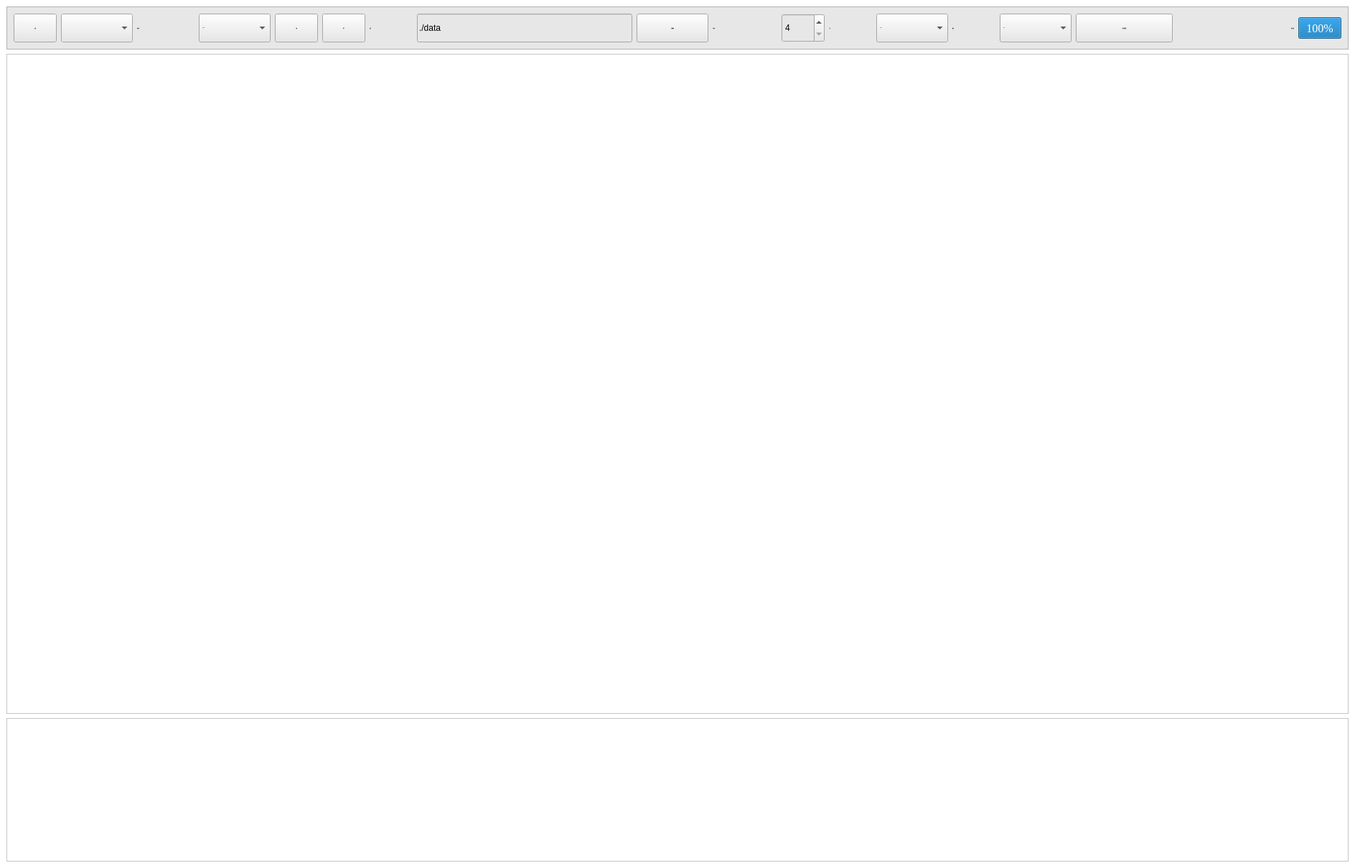
<?xml version="1.0" encoding="UTF-8"?>
<ui version="4.0">
 <class>MainWindow</class>
 <widget class="QMainWindow" name="MainWindow">
  <property name="geometry">
   <rect>
    <x>0</x>
    <y>0</y>
    <width>1888</width>
    <height>1210</height>
   </rect>
  </property>
  <property name="windowTitle">
   <string>MainWindow</string>
  </property>
  <property name="styleSheet">
   <string notr="true">background-color: rgb(255, 255, 255);</string>
  </property>
  <widget class="QWidget" name="centralwidget">
   <layout class="QVBoxLayout" name="verticalLayout_2">
    <item>
     <widget class="QFrame" name="frame_2">
      <property name="minimumSize">
       <size>
        <width>0</width>
        <height>60</height>
       </size>
      </property>
      <property name="maximumSize">
       <size>
        <width>16777215</width>
        <height>60</height>
       </size>
      </property>
      <property name="styleSheet">
       <string notr="true">background-color: rgb(231, 231, 231);</string>
      </property>
      <property name="frameShape">
       <enum>QFrame::StyledPanel</enum>
      </property>
      <property name="frameShadow">
       <enum>QFrame::Raised</enum>
      </property>
      <layout class="QHBoxLayout" name="horizontalLayout">
       <item>
        <widget class="QPushButton" name="updatecom_btn">
         <property name="minimumSize">
          <size>
           <width>60</width>
           <height>40</height>
          </size>
         </property>
         <property name="maximumSize">
          <size>
           <width>60</width>
           <height>40</height>
          </size>
         </property>
         <property name="font">
          <font>
           <family>微软雅黑</family>
           <pointsize>-1</pointsize>
           <weight>50</weight>
           <italic>false</italic>
           <bold>false</bold>
          </font>
         </property>
         <property name="styleSheet">
          <string notr="true">font: 20px &quot;微软雅黑&quot;;</string>
         </property>
         <property name="text">
          <string>设备</string>
         </property>
        </widget>
       </item>
       <item>
        <widget class="QComboBox" name="device_cmb">
         <property name="minimumSize">
          <size>
           <width>100</width>
           <height>40</height>
          </size>
         </property>
         <property name="maximumSize">
          <size>
           <width>100</width>
           <height>40</height>
          </size>
         </property>
         <property name="font">
          <font>
           <family>Times New Roman</family>
           <pointsize>-1</pointsize>
           <weight>50</weight>
           <italic>false</italic>
           <bold>false</bold>
          </font>
         </property>
         <property name="styleSheet">
          <string notr="true">font:20px &quot;Times New Roman&quot;;</string>
         </property>
        </widget>
       </item>
       <item>
        <widget class="QLabel" name="label_6">
         <property name="minimumSize">
          <size>
           <width>80</width>
           <height>40</height>
          </size>
         </property>
         <property name="maximumSize">
          <size>
           <width>80</width>
           <height>40</height>
          </size>
         </property>
         <property name="font">
          <font>
           <family>微软雅黑</family>
           <pointsize>-1</pointsize>
           <weight>50</weight>
           <italic>false</italic>
           <bold>false</bold>
          </font>
         </property>
         <property name="styleSheet">
          <string notr="true">font: 20px &quot;微软雅黑&quot;;</string>
         </property>
         <property name="text">
          <string>波特率：</string>
         </property>
        </widget>
       </item>
       <item>
        <widget class="QComboBox" name="baud_cmb">
         <property name="minimumSize">
          <size>
           <width>100</width>
           <height>40</height>
          </size>
         </property>
         <property name="maximumSize">
          <size>
           <width>100</width>
           <height>40</height>
          </size>
         </property>
         <property name="font">
          <font>
           <family>Times New Roman</family>
           <pointsize>-1</pointsize>
           <weight>50</weight>
           <italic>false</italic>
           <bold>false</bold>
          </font>
         </property>
         <property name="styleSheet">
          <string notr="true">font:20px &quot;Times New Roman&quot;;</string>
         </property>
         <property name="currentIndex">
          <number>2</number>
         </property>
         <item>
          <property name="text">
           <string>115200</string>
          </property>
         </item>
         <item>
          <property name="text">
           <string>230400</string>
          </property>
         </item>
         <item>
          <property name="text">
           <string>460800</string>
          </property>
         </item>
         <item>
          <property name="text">
           <string>921600</string>
          </property>
         </item>
        </widget>
       </item>
       <item>
        <widget class="QPushButton" name="startacq_btn">
         <property name="minimumSize">
          <size>
           <width>60</width>
           <height>40</height>
          </size>
         </property>
         <property name="maximumSize">
          <size>
           <width>60</width>
           <height>40</height>
          </size>
         </property>
         <property name="font">
          <font>
           <family>微软雅黑</family>
           <pointsize>-1</pointsize>
           <weight>50</weight>
           <italic>false</italic>
           <bold>false</bold>
          </font>
         </property>
         <property name="styleSheet">
          <string notr="true">font: 20px &quot;微软雅黑&quot;;</string>
         </property>
         <property name="text">
          <string>开始</string>
         </property>
        </widget>
       </item>
       <item>
        <widget class="QPushButton" name="stopacq_btn">
         <property name="minimumSize">
          <size>
           <width>60</width>
           <height>40</height>
          </size>
         </property>
         <property name="maximumSize">
          <size>
           <width>60</width>
           <height>40</height>
          </size>
         </property>
         <property name="font">
          <font>
           <family>微软雅黑</family>
           <pointsize>-1</pointsize>
           <weight>50</weight>
           <italic>false</italic>
           <bold>false</bold>
          </font>
         </property>
         <property name="styleSheet">
          <string notr="true">font: 20px &quot;微软雅黑&quot;;</string>
         </property>
         <property name="text">
          <string>停止</string>
         </property>
        </widget>
       </item>
       <item>
        <widget class="QLabel" name="label_2">
         <property name="minimumSize">
          <size>
           <width>60</width>
           <height>40</height>
          </size>
         </property>
         <property name="maximumSize">
          <size>
           <width>60</width>
           <height>40</height>
          </size>
         </property>
         <property name="font">
          <font>
           <family>微软雅黑</family>
           <pointsize>-1</pointsize>
           <weight>50</weight>
           <italic>false</italic>
           <bold>false</bold>
          </font>
         </property>
         <property name="styleSheet">
          <string notr="true">font: 20px &quot;微软雅黑&quot;;</string>
         </property>
         <property name="text">
          <string>路径：</string>
         </property>
        </widget>
       </item>
       <item>
        <widget class="QLineEdit" name="path_edit">
         <property name="minimumSize">
          <size>
           <width>300</width>
           <height>40</height>
          </size>
         </property>
         <property name="maximumSize">
          <size>
           <width>300</width>
           <height>40</height>
          </size>
         </property>
         <property name="styleSheet">
          <string notr="true">font:18px &quot;Times New Roman&quot;;
font: 18px &quot;宋体&quot;;</string>
         </property>
         <property name="text">
          <string>./data</string>
         </property>
        </widget>
       </item>
       <item>
        <widget class="QPushButton" name="save_btn">
         <property name="minimumSize">
          <size>
           <width>100</width>
           <height>40</height>
          </size>
         </property>
         <property name="maximumSize">
          <size>
           <width>100</width>
           <height>40</height>
          </size>
         </property>
         <property name="font">
          <font>
           <family>微软雅黑</family>
           <pointsize>-1</pointsize>
           <weight>50</weight>
           <italic>false</italic>
           <bold>false</bold>
          </font>
         </property>
         <property name="styleSheet">
          <string notr="true">font: 20px &quot;微软雅黑&quot;;</string>
         </property>
         <property name="text">
          <string>保存数据</string>
         </property>
        </widget>
       </item>
       <item>
        <widget class="QLabel" name="label_3">
         <property name="minimumSize">
          <size>
           <width>90</width>
           <height>40</height>
          </size>
         </property>
         <property name="maximumSize">
          <size>
           <width>90</width>
           <height>40</height>
          </size>
         </property>
         <property name="font">
          <font>
           <family>微软雅黑</family>
           <pointsize>-1</pointsize>
           <weight>50</weight>
           <italic>false</italic>
           <bold>false</bold>
          </font>
         </property>
         <property name="styleSheet">
          <string notr="true">font: 20px &quot;微软雅黑&quot;;</string>
         </property>
         <property name="text">
          <string>X轴(秒)：</string>
         </property>
        </widget>
       </item>
       <item>
        <widget class="QSpinBox" name="xrange_sbx">
         <property name="minimumSize">
          <size>
           <width>60</width>
           <height>40</height>
          </size>
         </property>
         <property name="maximumSize">
          <size>
           <width>60</width>
           <height>40</height>
          </size>
         </property>
         <property name="styleSheet">
          <string notr="true">font:20px &quot;Times New Roman&quot;;</string>
         </property>
         <property name="minimum">
          <number>4</number>
         </property>
         <property name="maximum">
          <number>60</number>
         </property>
         <property name="singleStep">
          <number>2</number>
         </property>
         <property name="value">
          <number>4</number>
         </property>
        </widget>
       </item>
       <item>
        <widget class="QLabel" name="label_4">
         <property name="minimumSize">
          <size>
           <width>60</width>
           <height>40</height>
          </size>
         </property>
         <property name="maximumSize">
          <size>
           <width>60</width>
           <height>40</height>
          </size>
         </property>
         <property name="font">
          <font>
           <family>微软雅黑</family>
           <pointsize>-1</pointsize>
           <weight>50</weight>
           <italic>false</italic>
           <bold>false</bold>
          </font>
         </property>
         <property name="styleSheet">
          <string notr="true">font: 20px &quot;微软雅黑&quot;;</string>
         </property>
         <property name="text">
          <string> Y轴：</string>
         </property>
        </widget>
       </item>
       <item>
        <widget class="QComboBox" name="yrange_cmb">
         <property name="minimumSize">
          <size>
           <width>100</width>
           <height>40</height>
          </size>
         </property>
         <property name="maximumSize">
          <size>
           <width>100</width>
           <height>40</height>
          </size>
         </property>
         <property name="font">
          <font>
           <family>Times New Roman</family>
           <pointsize>-1</pointsize>
           <weight>50</weight>
           <italic>false</italic>
           <bold>false</bold>
          </font>
         </property>
         <property name="styleSheet">
          <string notr="true">font:20px &quot;Times New Roman&quot;;</string>
         </property>
         <property name="currentIndex">
          <number>3</number>
         </property>
         <item>
          <property name="text">
           <string>20uV</string>
          </property>
         </item>
         <item>
          <property name="text">
           <string>50uV</string>
          </property>
         </item>
         <item>
          <property name="text">
           <string>100uV</string>
          </property>
         </item>
         <item>
          <property name="text">
           <string>200uV</string>
          </property>
         </item>
         <item>
          <property name="text">
           <string>500uV</string>
          </property>
         </item>
         <item>
          <property name="text">
           <string>2mV</string>
          </property>
         </item>
         <item>
          <property name="text">
           <string>10mV</string>
          </property>
         </item>
         <item>
          <property name="text">
           <string>100mV</string>
          </property>
         </item>
         <item>
          <property name="text">
           <string>1V</string>
          </property>
         </item>
         <item>
          <property name="text">
           <string>5V</string>
          </property>
         </item>
         <item>
          <property name="text">
           <string>Auto</string>
          </property>
         </item>
        </widget>
       </item>
       <item>
        <widget class="QLabel" name="label_5">
         <property name="minimumSize">
          <size>
           <width>60</width>
           <height>40</height>
          </size>
         </property>
         <property name="maximumSize">
          <size>
           <width>60</width>
           <height>40</height>
          </size>
         </property>
         <property name="font">
          <font>
           <family>微软雅黑</family>
           <pointsize>-1</pointsize>
           <weight>50</weight>
           <italic>false</italic>
           <bold>false</bold>
          </font>
         </property>
         <property name="styleSheet">
          <string notr="true">font: 20px &quot;微软雅黑&quot;;</string>
         </property>
         <property name="text">
          <string>滤波：</string>
         </property>
        </widget>
       </item>
       <item>
        <widget class="QComboBox" name="flt_cmb">
         <property name="minimumSize">
          <size>
           <width>100</width>
           <height>40</height>
          </size>
         </property>
         <property name="maximumSize">
          <size>
           <width>100</width>
           <height>40</height>
          </size>
         </property>
         <property name="font">
          <font>
           <family>Times New Roman</family>
           <pointsize>-1</pointsize>
           <weight>50</weight>
           <italic>false</italic>
           <bold>false</bold>
          </font>
         </property>
         <property name="styleSheet">
          <string notr="true">font:20px &quot;Times New Roman&quot;;</string>
         </property>
         <item>
          <property name="text">
           <string>None</string>
          </property>
         </item>
         <item>
          <property name="text">
           <string>&gt; 1Hz</string>
          </property>
         </item>
         <item>
          <property name="text">
           <string>1-45Hz</string>
          </property>
         </item>
        </widget>
       </item>
       <item>
        <widget class="QPushButton" name="chssel_btn">
         <property name="minimumSize">
          <size>
           <width>135</width>
           <height>40</height>
          </size>
         </property>
         <property name="maximumSize">
          <size>
           <width>135</width>
           <height>40</height>
          </size>
         </property>
         <property name="font">
          <font>
           <family>微软雅黑</family>
           <pointsize>-1</pointsize>
           <weight>50</weight>
           <italic>false</italic>
           <bold>false</bold>
          </font>
         </property>
         <property name="styleSheet">
          <string notr="true">font: 20px &quot;微软雅黑&quot;;</string>
         </property>
         <property name="text">
          <string>选择绘图通道</string>
         </property>
        </widget>
       </item>
       <item>
        <spacer name="horizontalSpacer">
         <property name="orientation">
          <enum>Qt::Horizontal</enum>
         </property>
         <property name="sizeHint" stdset="0">
          <size>
           <width>48</width>
           <height>37</height>
          </size>
         </property>
        </spacer>
       </item>
       <item>
        <widget class="QLabel" name="label">
         <property name="font">
          <font>
           <family>微软雅黑</family>
           <pointsize>-1</pointsize>
           <weight>50</weight>
           <italic>false</italic>
           <bold>false</bold>
          </font>
         </property>
         <property name="styleSheet">
          <string notr="true">font: 20px &quot;微软雅黑&quot;;</string>
         </property>
         <property name="text">
          <string>设备电量</string>
         </property>
        </widget>
       </item>
       <item>
        <widget class="QProgressBar" name="batLevel">
         <property name="minimumSize">
          <size>
           <width>60</width>
           <height>30</height>
          </size>
         </property>
         <property name="maximumSize">
          <size>
           <width>60</width>
           <height>30</height>
          </size>
         </property>
         <property name="font">
          <font>
           <family>Times New Roman</family>
           <pointsize>12</pointsize>
          </font>
         </property>
         <property name="layoutDirection">
          <enum>Qt::LeftToRight</enum>
         </property>
         <property name="minimum">
          <number>0</number>
         </property>
         <property name="maximum">
          <number>10</number>
         </property>
         <property name="value">
          <number>10</number>
         </property>
         <property name="alignment">
          <set>Qt::AlignCenter</set>
         </property>
         <property name="orientation">
          <enum>Qt::Horizontal</enum>
         </property>
         <property name="textDirection">
          <enum>QProgressBar::TopToBottom</enum>
         </property>
        </widget>
       </item>
      </layout>
     </widget>
    </item>
    <item>
     <widget class="QFrame" name="frame">
      <property name="frameShape">
       <enum>QFrame::StyledPanel</enum>
      </property>
      <property name="frameShadow">
       <enum>QFrame::Raised</enum>
      </property>
      <layout class="QVBoxLayout" name="verticalLayout">
       <item>
        <layout class="QVBoxLayout" name="EEGLayout"/>
       </item>
      </layout>
     </widget>
    </item>
    <item>
     <widget class="QFrame" name="accFrame">
      <property name="minimumSize">
       <size>
        <width>0</width>
        <height>200</height>
       </size>
      </property>
      <property name="maximumSize">
       <size>
        <width>16777215</width>
        <height>200</height>
       </size>
      </property>
      <property name="frameShape">
       <enum>QFrame::StyledPanel</enum>
      </property>
      <property name="frameShadow">
       <enum>QFrame::Raised</enum>
      </property>
      <layout class="QVBoxLayout" name="verticalLayout_3">
       <item>
        <layout class="QVBoxLayout" name="accLayout"/>
       </item>
      </layout>
     </widget>
    </item>
   </layout>
  </widget>
 </widget>
 <resources/>
 <connections/>
</ui>
